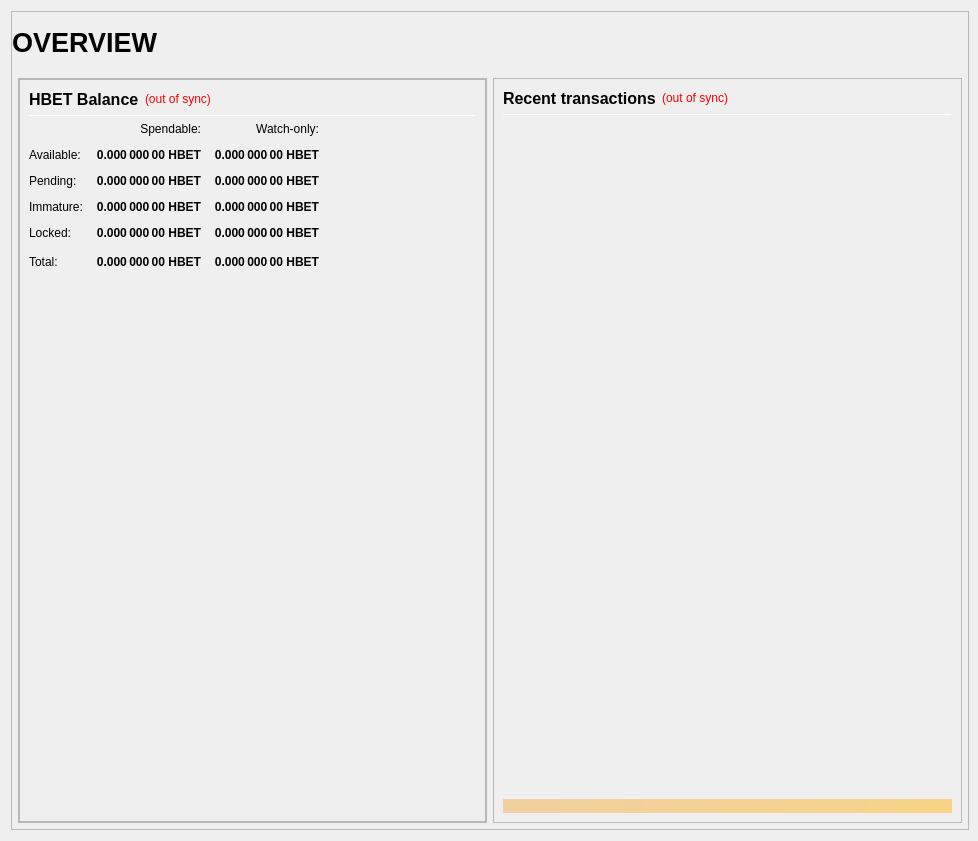
<?xml version="1.0" encoding="UTF-8"?>
<ui version="4.0">
 <class>OverviewPage</class>
 <widget class="QWidget" name="OverviewPage">
  <property name="geometry">
   <rect>
    <x>0</x>
    <y>0</y>
    <width>978</width>
    <height>841</height>
   </rect>
  </property>
  <property name="minimumSize">
   <size>
    <width>960</width>
    <height>682</height>
   </size>
  </property>
  <property name="windowTitle">
   <string>Form</string>
  </property>
  <layout class="QVBoxLayout" name="topLayout" stretch="1">
   <property name="rightMargin">
    <number>9</number>
   </property>
   <item>
    <widget class="QFrame" name="frame_BG">
     <property name="minimumSize">
      <size>
       <width>850</width>
       <height>610</height>
      </size>
     </property>
     <property name="maximumSize">
      <size>
       <width>16777215</width>
       <height>16777215</height>
      </size>
     </property>
     <property name="frameShape">
      <enum>QFrame::StyledPanel</enum>
     </property>
     <property name="frameShadow">
      <enum>QFrame::Raised</enum>
     </property>
     <layout class="QVBoxLayout" name="verticalLayout_3" stretch="1">
      <property name="leftMargin">
       <number>0</number>
      </property>
      <property name="topMargin">
       <number>0</number>
      </property>
      <property name="rightMargin">
       <number>0</number>
      </property>
      <property name="bottomMargin">
       <number>6</number>
      </property>
      <item>
       <layout class="QVBoxLayout" name="verticalLayout_Master" stretch="0,1">
        <property name="leftMargin">
         <number>0</number>
        </property>
        <property name="topMargin">
         <number>0</number>
        </property>
        <property name="rightMargin">
         <number>0</number>
        </property>
        <property name="bottomMargin">
         <number>0</number>
        </property>
        <item>
         <widget class="QFrame" name="frame_Header">
          <layout class="QVBoxLayout" name="verticalLayout_Header" stretch="0">
           <property name="leftMargin">
            <number>0</number>
           </property>
           <property name="topMargin">
            <number>0</number>
           </property>
           <property name="rightMargin">
            <number>0</number>
           </property>
           <property name="bottomMargin">
            <number>0</number>
           </property>
           <item>
            <layout class="QHBoxLayout" name="horizontalLayout_Header" stretch="1,0,1">
             <property name="spacing">
              <number>6</number>
             </property>
             <item>
              <widget class="QLabel" name="labelOverviewHeaderLeft">
               <property name="minimumSize">
                <size>
                 <width>464</width>
                 <height>60</height>
                </size>
               </property>
               <property name="maximumSize">
                <size>
                 <width>16777215</width>
                 <height>60</height>
                </size>
               </property>
               <property name="font">
                <font>
                 <pointsize>20</pointsize>
                 <weight>75</weight>
                 <bold>true</bold>
                </font>
               </property>
               <property name="text">
                <string>OVERVIEW</string>
               </property>
               <property name="alignment">
                <set>Qt::AlignLeading|Qt::AlignLeft|Qt::AlignVCenter</set>
               </property>
              </widget>
             </item>
             <item>
              <spacer name="horizontalSpacer_Header">
               <property name="orientation">
                <enum>Qt::Horizontal</enum>
               </property>
               <property name="sizeHint" stdset="0">
                <size>
                 <width>40</width>
                 <height>20</height>
                </size>
               </property>
              </spacer>
             </item>
             <item alignment="Qt::AlignRight|Qt::AlignVCenter">
              <widget class="QLabel" name="labelOverviewHeaderRight">
               <property name="minimumSize">
                <size>
                 <width>265</width>
                 <height>60</height>
                </size>
               </property>
               <property name="maximumSize">
                <size>
                 <width>265</width>
                 <height>60</height>
                </size>
               </property>
               <property name="font">
                <font>
                 <pointsize>14</pointsize>
                </font>
               </property>
               <property name="text">
                <string/>
               </property>
               <property name="alignment">
                <set>Qt::AlignRight|Qt::AlignTrailing|Qt::AlignVCenter</set>
               </property>
              </widget>
             </item>
            </layout>
           </item>
          </layout>
         </widget>
        </item>
        <item>
         <widget class="QFrame" name="frame_Content">
          <layout class="QVBoxLayout" name="verticalLayout_Content">
           <property name="leftMargin">
            <number>6</number>
           </property>
           <property name="topMargin">
            <number>0</number>
           </property>
           <property name="rightMargin">
            <number>6</number>
           </property>
           <property name="bottomMargin">
            <number>0</number>
           </property>
           <item>
            <layout class="QHBoxLayout" name="horizontalLayout_Content" stretch="1,1">
             <property name="spacing">
              <number>6</number>
             </property>
             <item>
              <layout class="QVBoxLayout" name="verticalLayout_left" stretch="1">
               <item>
                <widget class="QFrame" name="frameObfuscation">
                 <property name="minimumSize">
                  <size>
                   <width>0</width>
                   <height>0</height>
                  </size>
                 </property>
                 <property name="frameShape">
                  <enum>QFrame::StyledPanel</enum>
                 </property>
                 <property name="frameShadow">
                  <enum>QFrame::Raised</enum>
                 </property>
                 <layout class="QVBoxLayout" name="verticalLayout" stretch="0">
                  <property name="leftMargin">
                   <number>0</number>
                  </property>
                  <property name="topMargin">
                   <number>0</number>
                  </property>
                  <property name="rightMargin">
                   <number>0</number>
                  </property>
                  <property name="bottomMargin">
                   <number>0</number>
                  </property>
                  <item>
                   <widget class="QFrame" name="frame_Balances">
                    <property name="frameShape">
                     <enum>QFrame::StyledPanel</enum>
                    </property>
                    <property name="frameShadow">
                     <enum>QFrame::Raised</enum>
                    </property>
                    <layout class="QVBoxLayout" name="verticalLayout_4">
                     <item>
                      <layout class="QHBoxLayout" name="horizontalLayout_4">
                       <item>
                        <widget class="QLabel" name="label_5">
                         <property name="minimumSize">
                          <size>
                           <width>0</width>
                           <height>20</height>
                          </size>
                         </property>
                         <property name="font">
                          <font>
                           <pointsize>12</pointsize>
                           <weight>75</weight>
                           <bold>true</bold>
                          </font>
                         </property>
                         <property name="text">
                          <string>HBET Balance</string>
                         </property>
                        </widget>
                       </item>
                       <item>
                        <widget class="QLabel" name="labelWalletStatus">
                         <property name="cursor">
                          <cursorShape>WhatsThisCursor</cursorShape>
                         </property>
                         <property name="toolTip">
                          <string>The displayed information may be out of date. Your wallet automatically synchronizes with the HooliBet network after a connection is established, but this process has not completed yet.</string>
                         </property>
                         <property name="styleSheet">
                          <string notr="true">QLabel { color: red; }</string>
                         </property>
                         <property name="text">
                          <string notr="true">(out of sync)</string>
                         </property>
                         <property name="alignment">
                          <set>Qt::AlignLeading|Qt::AlignLeft|Qt::AlignVCenter</set>
                         </property>
                        </widget>
                       </item>
                       <item>
                        <spacer name="horizontalSpacer_3">
                         <property name="orientation">
                          <enum>Qt::Horizontal</enum>
                         </property>
                         <property name="sizeHint" stdset="0">
                          <size>
                           <width>40</width>
                           <height>20</height>
                          </size>
                         </property>
                        </spacer>
                       </item>
                      </layout>
                     </item>
                     <item>
                      <widget class="Line" name="line_Balance">
                       <property name="minimumSize">
                        <size>
                         <width>0</width>
                         <height>1</height>
                        </size>
                       </property>
                       <property name="maximumSize">
                        <size>
                         <width>16777215</width>
                         <height>1</height>
                        </size>
                       </property>
                       <property name="orientation">
                        <enum>Qt::Horizontal</enum>
                       </property>
                      </widget>
                     </item>
                     <item>
                      <layout class="QGridLayout" name="gridLayout">
                       <property name="spacing">
                        <number>12</number>
                       </property>
                       <item row="0" column="1">
                        <widget class="QLabel" name="labelSpendable">
                         <property name="text">
                          <string>Spendable:</string>
                         </property>
                         <property name="alignment">
                          <set>Qt::AlignRight|Qt::AlignTrailing|Qt::AlignVCenter</set>
                         </property>
                        </widget>
                       </item>
                       <item row="0" column="2">
                        <widget class="QLabel" name="labelWatchonly">
                         <property name="text">
                          <string>Watch-only:</string>
                         </property>
                         <property name="alignment">
                          <set>Qt::AlignRight|Qt::AlignTrailing|Qt::AlignVCenter</set>
                         </property>
                        </widget>
                       </item>
                       <item row="1" column="0">
                        <widget class="QLabel" name="labelBalanceText">
                         <property name="text">
                          <string>Available:</string>
                         </property>
                        </widget>
                       </item>
                       <item row="1" column="1">
                        <widget class="QLabel" name="labelBalance">
                         <property name="font">
                          <font>
                           <weight>75</weight>
                           <bold>true</bold>
                          </font>
                         </property>
                         <property name="cursor">
                          <cursorShape>IBeamCursor</cursorShape>
                         </property>
                         <property name="toolTip">
                          <string>Your current spendable balance</string>
                         </property>
                         <property name="text">
                          <string notr="true">0.000 000 00 HBET</string>
                         </property>
                         <property name="alignment">
                          <set>Qt::AlignRight|Qt::AlignTrailing|Qt::AlignVCenter</set>
                         </property>
                         <property name="textInteractionFlags">
                          <set>Qt::LinksAccessibleByMouse|Qt::TextSelectableByKeyboard|Qt::TextSelectableByMouse</set>
                         </property>
                        </widget>
                       </item>
                       <item row="1" column="2">
                        <widget class="QLabel" name="labelWatchAvailable">
                         <property name="font">
                          <font>
                           <weight>75</weight>
                           <bold>true</bold>
                          </font>
                         </property>
                         <property name="cursor">
                          <cursorShape>IBeamCursor</cursorShape>
                         </property>
                         <property name="toolTip">
                          <string>Your current balance in watch-only addresses</string>
                         </property>
                         <property name="text">
                          <string notr="true">0.000 000 00 HBET</string>
                         </property>
                         <property name="alignment">
                          <set>Qt::AlignRight|Qt::AlignTrailing|Qt::AlignVCenter</set>
                         </property>
                         <property name="textInteractionFlags">
                          <set>Qt::LinksAccessibleByMouse|Qt::TextSelectableByKeyboard|Qt::TextSelectableByMouse</set>
                         </property>
                        </widget>
                       </item>
                       <item row="2" column="0">
                        <widget class="QLabel" name="labelPendingText">
                         <property name="text">
                          <string>Pending:</string>
                         </property>
                        </widget>
                       </item>
                       <item row="2" column="1">
                        <widget class="QLabel" name="labelUnconfirmed">
                         <property name="font">
                          <font>
                           <weight>75</weight>
                           <bold>true</bold>
                          </font>
                         </property>
                         <property name="cursor">
                          <cursorShape>IBeamCursor</cursorShape>
                         </property>
                         <property name="toolTip">
                          <string>Total of transactions that have yet to be confirmed, and do not yet count toward the spendable balance</string>
                         </property>
                         <property name="text">
                          <string notr="true">0.000 000 00 HBET</string>
                         </property>
                         <property name="alignment">
                          <set>Qt::AlignRight|Qt::AlignTrailing|Qt::AlignVCenter</set>
                         </property>
                         <property name="textInteractionFlags">
                          <set>Qt::LinksAccessibleByMouse|Qt::TextSelectableByKeyboard|Qt::TextSelectableByMouse</set>
                         </property>
                        </widget>
                       </item>
                       <item row="2" column="2">
                        <widget class="QLabel" name="labelWatchPending">
                         <property name="font">
                          <font>
                           <weight>75</weight>
                           <bold>true</bold>
                          </font>
                         </property>
                         <property name="cursor">
                          <cursorShape>IBeamCursor</cursorShape>
                         </property>
                         <property name="toolTip">
                          <string>Unconfirmed transactions to watch-only addresses</string>
                         </property>
                         <property name="text">
                          <string notr="true">0.000 000 00 HBET</string>
                         </property>
                         <property name="alignment">
                          <set>Qt::AlignRight|Qt::AlignTrailing|Qt::AlignVCenter</set>
                         </property>
                         <property name="textInteractionFlags">
                          <set>Qt::LinksAccessibleByMouse|Qt::TextSelectableByKeyboard|Qt::TextSelectableByMouse</set>
                         </property>
                        </widget>
                       </item>
                       <item row="3" column="0">
                        <widget class="QLabel" name="labelImmatureText">
                         <property name="text">
                          <string>Immature:</string>
                         </property>
                        </widget>
                       </item>
                       <item row="3" column="1">
                        <widget class="QLabel" name="labelImmature">
                         <property name="font">
                          <font>
                           <weight>75</weight>
                           <bold>true</bold>
                          </font>
                         </property>
                         <property name="cursor">
                          <cursorShape>IBeamCursor</cursorShape>
                         </property>
                         <property name="toolTip">
                          <string>Staked or masternode rewards that has not yet matured</string>
                         </property>
                         <property name="text">
                          <string notr="true">0.000 000 00 HBET</string>
                         </property>
                         <property name="alignment">
                          <set>Qt::AlignRight|Qt::AlignTrailing|Qt::AlignVCenter</set>
                         </property>
                         <property name="textInteractionFlags">
                          <set>Qt::LinksAccessibleByMouse|Qt::TextSelectableByKeyboard|Qt::TextSelectableByMouse</set>
                         </property>
                        </widget>
                       </item>
                       <item row="3" column="2">
                        <widget class="QLabel" name="labelWatchImmature">
                         <property name="font">
                          <font>
                           <weight>75</weight>
                           <bold>true</bold>
                          </font>
                         </property>
                         <property name="cursor">
                          <cursorShape>IBeamCursor</cursorShape>
                         </property>
                         <property name="toolTip">
                          <string>Staked or masternode rewards in watch-only addresses that has not yet matured</string>
                         </property>
                         <property name="text">
                          <string notr="true">0.000 000 00 HBET</string>
                         </property>
                         <property name="alignment">
                          <set>Qt::AlignRight|Qt::AlignTrailing|Qt::AlignVCenter</set>
                         </property>
                         <property name="textInteractionFlags">
                          <set>Qt::LinksAccessibleByMouse|Qt::TextSelectableByKeyboard|Qt::TextSelectableByMouse</set>
                         </property>
                        </widget>
                       </item>
                       <item row="4" column="0">
                        <widget class="QLabel" name="labelLockedBalanceText">
                         <property name="toolTip">
                          <string>Locked HBET or Masternode collaterals. These are excluded from zHBET minting.</string>
                         </property>
                         <property name="text">
                          <string>Locked:</string>
                         </property>
                        </widget>
                       </item>
                       <item row="4" column="1">
                        <widget class="QLabel" name="labelLockedBalance">
                         <property name="font">
                          <font>
                           <weight>75</weight>
                           <bold>true</bold>
                          </font>
                         </property>
                         <property name="cursor">
                          <cursorShape>IBeamCursor</cursorShape>
                         </property>
                         <property name="toolTip">
                          <string>Locked HBET or Masternode collaterals. These are excluded from zHBET minting.</string>
                         </property>
                         <property name="text">
                          <string notr="true">0.000 000 00 HBET</string>
                         </property>
                         <property name="alignment">
                          <set>Qt::AlignRight|Qt::AlignTrailing|Qt::AlignVCenter</set>
                         </property>
                         <property name="textInteractionFlags">
                          <set>Qt::LinksAccessibleByMouse|Qt::TextSelectableByKeyboard|Qt::TextSelectableByMouse</set>
                         </property>
                        </widget>
                       </item>
                       <item row="4" column="2">
                        <widget class="QLabel" name="labelWatchLocked">
                         <property name="font">
                          <font>
                           <weight>75</weight>
                           <bold>true</bold>
                          </font>
                         </property>
                         <property name="cursor">
                          <cursorShape>IBeamCursor</cursorShape>
                         </property>
                         <property name="toolTip">
                          <string>Current locked balance in watch-only addresses</string>
                         </property>
                         <property name="text">
                          <string notr="true">0.000 000 00 HBET</string>
                         </property>
                         <property name="alignment">
                          <set>Qt::AlignRight|Qt::AlignTrailing|Qt::AlignVCenter</set>
                         </property>
                         <property name="textInteractionFlags">
                          <set>Qt::LinksAccessibleByMouse|Qt::TextSelectableByKeyboard|Qt::TextSelectableByMouse</set>
                         </property>
                        </widget>
                       </item>
                       <item row="5" column="0">
                        <widget class="QLabel" name="labelTotalText">
                         <property name="toolTip">
                          <string>Your current HooliBet balance, unconfirmed and immature transactions included</string>
                         </property>
                         <property name="text">
                          <string>Total:</string>
                         </property>
                        </widget>
                       </item>
                       <item row="5" column="1">
                        <widget class="QLabel" name="labelTotal">
                         <property name="font">
                          <font>
                           <weight>75</weight>
                           <bold>true</bold>
                          </font>
                         </property>
                         <property name="cursor">
                          <cursorShape>IBeamCursor</cursorShape>
                         </property>
                         <property name="toolTip">
                          <string>Your current HooliBet balance, unconfirmed and immature transactions included</string>
                         </property>
                         <property name="text">
                          <string notr="true">0.000 000 00 HBET</string>
                         </property>
                         <property name="alignment">
                          <set>Qt::AlignRight|Qt::AlignTrailing|Qt::AlignVCenter</set>
                         </property>
                         <property name="textInteractionFlags">
                          <set>Qt::LinksAccessibleByMouse|Qt::TextSelectableByKeyboard|Qt::TextSelectableByMouse</set>
                         </property>
                        </widget>
                       </item>
                       <item row="5" column="2">
                        <widget class="QLabel" name="labelWatchTotal">
                         <property name="font">
                          <font>
                           <weight>75</weight>
                           <bold>true</bold>
                          </font>
                         </property>
                         <property name="cursor">
                          <cursorShape>IBeamCursor</cursorShape>
                         </property>
                         <property name="toolTip">
                          <string>Current total balance in watch-only addresses</string>
                         </property>
                         <property name="text">
                          <string notr="true">0.000 000 00 HBET</string>
                         </property>
                         <property name="alignment">
                          <set>Qt::AlignRight|Qt::AlignTrailing|Qt::AlignVCenter</set>
                         </property>
                         <property name="textInteractionFlags">
                          <set>Qt::LinksAccessibleByMouse|Qt::TextSelectableByKeyboard|Qt::TextSelectableByMouse</set>
                         </property>
                        </widget>
                       </item>
                       <item row="5" column="3">
                        <spacer name="horizontalSpacer_9">
                         <property name="orientation">
                          <enum>Qt::Horizontal</enum>
                         </property>
                         <property name="sizeHint" stdset="0">
                          <size>
                           <width>40</width>
                           <height>20</height>
                          </size>
                         </property>
                        </spacer>
                       </item>
                      </layout>
                     </item>
                     <item>
                      <spacer name="verticalSpacer_3">
                       <property name="orientation">
                        <enum>Qt::Vertical</enum>
                       </property>
                       <property name="sizeHint" stdset="0">
                        <size>
                         <width>20</width>
                         <height>40</height>
                        </size>
                       </property>
                      </spacer>
                     </item>
                    </layout>
                   </widget>
                  </item>
                 </layout>
                </widget>
               </item>
              </layout>
             </item>
             <item>
              <layout class="QVBoxLayout" name="verticalLayout_right" stretch="1">
               <item>
                <widget class="QFrame" name="frame_RecentTransactions">
                 <property name="minimumSize">
                  <size>
                   <width>0</width>
                   <height>0</height>
                  </size>
                 </property>
                 <property name="frameShape">
                  <enum>QFrame::StyledPanel</enum>
                 </property>
                 <property name="frameShadow">
                  <enum>QFrame::Raised</enum>
                 </property>
                 <layout class="QVBoxLayout" name="verticalLayout_1" stretch="0,0,0,0,0">
                  <item>
                   <layout class="QHBoxLayout" name="horizontalLayout_2">
                    <item>
                     <widget class="QLabel" name="label_4">
                      <property name="minimumSize">
                       <size>
                        <width>0</width>
                        <height>20</height>
                       </size>
                      </property>
                      <property name="font">
                       <font>
                        <pointsize>12</pointsize>
                        <weight>75</weight>
                        <bold>true</bold>
                       </font>
                      </property>
                      <property name="text">
                       <string>Recent transactions</string>
                      </property>
                     </widget>
                    </item>
                    <item>
                     <widget class="QLabel" name="labelTransactionsStatus">
                      <property name="cursor">
                       <cursorShape>WhatsThisCursor</cursorShape>
                      </property>
                      <property name="toolTip">
                       <string>The displayed information may be out of date. Your wallet automatically synchronizes with the HooliBet network after a connection is established, but this process has not completed yet.</string>
                      </property>
                      <property name="styleSheet">
                       <string notr="true">QLabel { color: red; }</string>
                      </property>
                      <property name="text">
                       <string notr="true">(out of sync)</string>
                      </property>
                      <property name="alignment">
                       <set>Qt::AlignRight|Qt::AlignTrailing|Qt::AlignVCenter</set>
                      </property>
                     </widget>
                    </item>
                    <item>
                     <spacer name="horizontalSpacer">
                      <property name="orientation">
                       <enum>Qt::Horizontal</enum>
                      </property>
                      <property name="sizeHint" stdset="0">
                       <size>
                        <width>40</width>
                        <height>20</height>
                       </size>
                      </property>
                     </spacer>
                    </item>
                   </layout>
                  </item>
                  <item>
                   <widget class="Line" name="line">
                    <property name="minimumSize">
                     <size>
                      <width>0</width>
                      <height>1</height>
                     </size>
                    </property>
                    <property name="maximumSize">
                     <size>
                      <width>16777215</width>
                      <height>1</height>
                     </size>
                    </property>
                    <property name="orientation">
                     <enum>Qt::Horizontal</enum>
                    </property>
                   </widget>
                  </item>
                  <item>
                   <widget class="QListView" name="listTransactions">
                    <property name="minimumSize">
                     <size>
                      <width>0</width>
                      <height>0</height>
                     </size>
                    </property>
                    <property name="styleSheet">
                     <string notr="true">QListView { background: transparent; }</string>
                    </property>
                    <property name="frameShape">
                     <enum>QFrame::NoFrame</enum>
                    </property>
                    <property name="verticalScrollBarPolicy">
                     <enum>Qt::ScrollBarAlwaysOff</enum>
                    </property>
                    <property name="horizontalScrollBarPolicy">
                     <enum>Qt::ScrollBarAlwaysOff</enum>
                    </property>
                    <property name="selectionMode">
                     <enum>QAbstractItemView::NoSelection</enum>
                    </property>
                   </widget>
                  </item>
                  <item>
                   <spacer name="verticalSpacer_2">
                    <property name="orientation">
                     <enum>Qt::Vertical</enum>
                    </property>
                    <property name="sizeType">
                     <enum>QSizePolicy::Expanding</enum>
                    </property>
                    <property name="sizeHint" stdset="0">
                     <size>
                      <width>20</width>
                      <height>40</height>
                     </size>
                    </property>
                   </spacer>
                  </item>
                  <item>
                   <widget class="QLabel" name="labelAlerts">
                    <property name="maximumSize">
                     <size>
                      <width>16777215</width>
                      <height>16777215</height>
                     </size>
                    </property>
                    <property name="styleSheet">
                     <string notr="true">background-color: qlineargradient(x1: 0, y1: 0, x2: 1, y2: 0, stop:0 #F0D0A0, stop:1 #F8D488); color:#000000;</string>
                    </property>
                    <property name="text">
                     <string/>
                    </property>
                    <property name="wordWrap">
                     <bool>true</bool>
                    </property>
                    <property name="margin">
                     <number>3</number>
                    </property>
                   </widget>
                  </item>
                 </layout>
                </widget>
               </item>
              </layout>
             </item>
            </layout>
           </item>
          </layout>
         </widget>
        </item>
       </layout>
      </item>
     </layout>
    </widget>
   </item>
  </layout>
 </widget>
 <resources/>
 <connections/>
</ui>
